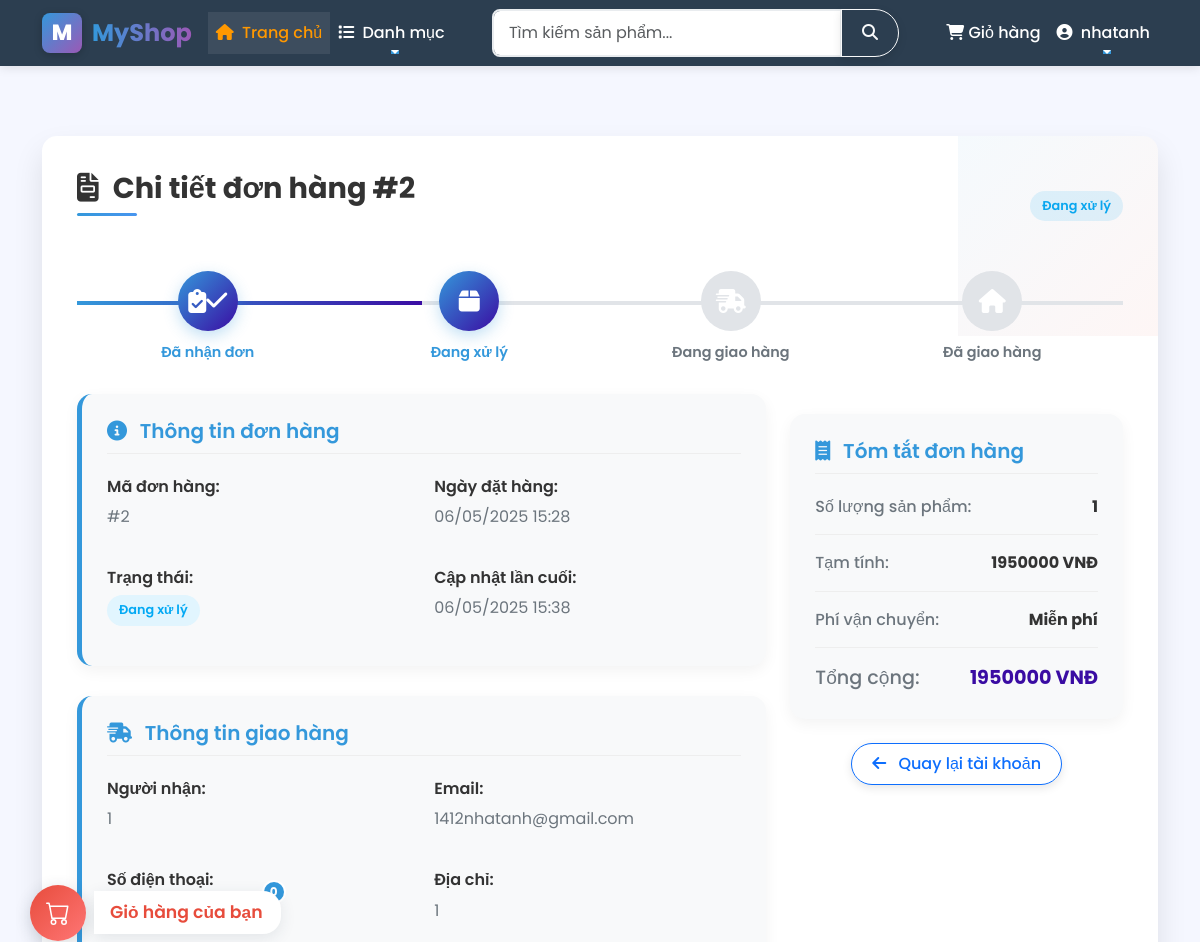
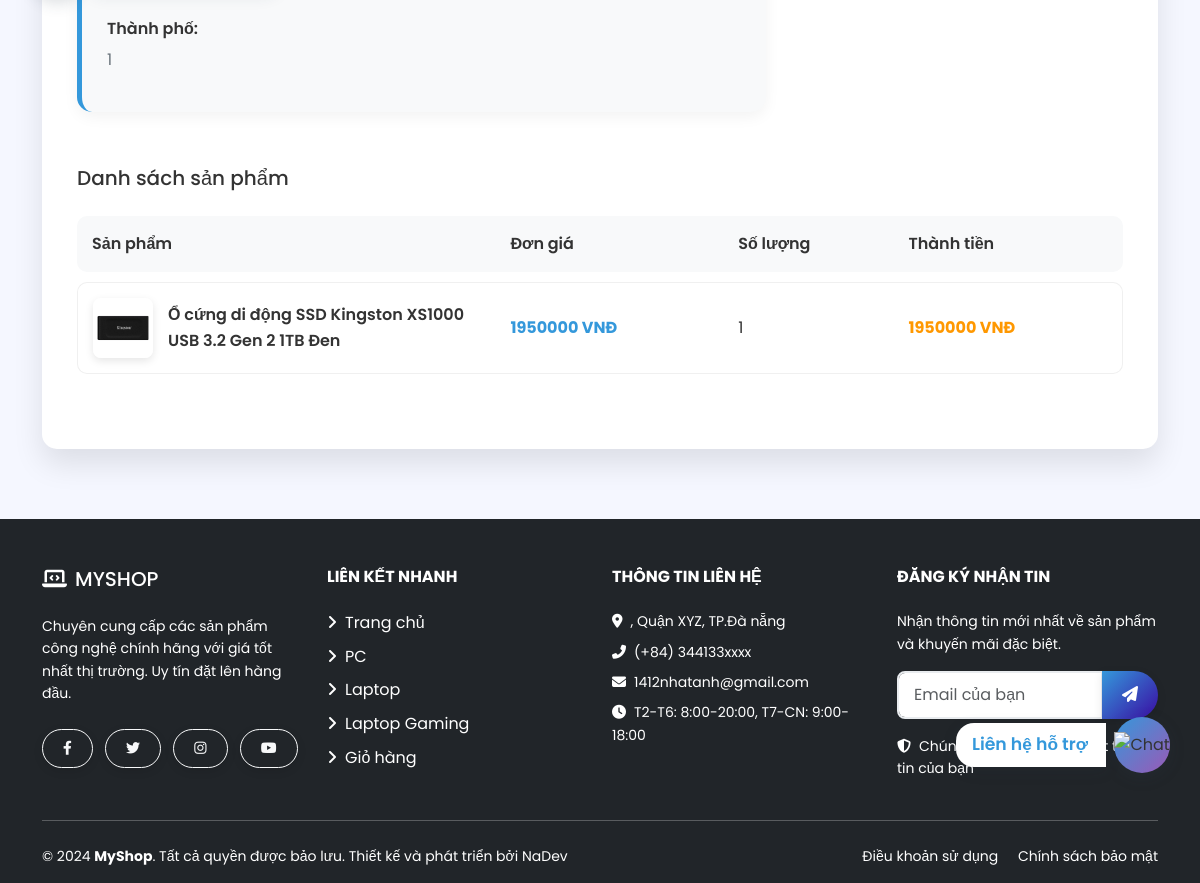
The page /order/2/ (signed in) on the database its author committed (2 pictures, top to bottom).
### shop/models.py (models this page shows, shortened)
class Order(models.Model):
    STATUS_CHOICES = (
        ('pending', 'Chờ xác nhận'),
        ('processing', 'Đang xử lý'),
        ('shipped', 'Đang giao hàng'),
        ('delivered', 'Đã giao hàng'),
        ('cancelled', 'Đã hủy'),
    )
    user = models.ForeignKey(User, on_delete=models.CASCADE, related_name='orders')
    full_name = models.CharField(max_length=100)
    email = models.EmailField()
    phone = models.CharField(max_length=15)
    address = models.TextField()
    city = models.CharField(max_length=100)
    status = models.CharField(max_length=20, choices=STATUS_CHOICES, default='pending')
    total_amount = models.DecimalField(max_digits=12, decimal_places=2)
    created_at = models.DateTimeField(auto_now_add=True)
    updated_at = models.DateTimeField(auto_now=True)
    class Meta:
        ordering = ['-created_at']
    @property
    def get_status_display_vi(self):
        status_map = dict(self.STATUS_CHOICES)
        return status_map.get(self.status, self.status)

class OrderItem(models.Model):
    order = models.ForeignKey(Order, on_delete=models.CASCADE, related_name='items')
    product = models.ForeignKey(Product, on_delete=models.SET_NULL, null=True)
    product_name = models.CharField(max_length=200)  # Lưu tên sản phẩm để phòng trường hợp sản phẩm bị xóa
    product_price = models.DecimalField(max_digits=10, decimal_places=2)  # Lưu giá sản phẩm tại thời điểm mua
    quantity = models.PositiveIntegerField(default=1)
    @property
    def get_total(self):
        return self.product_price * self.quantity

class Product(models.Model):
    CATEGORY_CHOICES = [
        ('PC', 'PC'),
        ('Laptop', 'Laptop'),
        ('Laptop Gaming', 'Laptop Gaming'),
        ('Laptop office', 'Laptop Văn Phòng'),
        ('phụ kiện máy tính', 'Phụ kiện máy tính'),
    ]
    name = models.CharField(max_length=200)
    category = models.CharField(max_length=20, choices=CATEGORY_CHOICES)
    price = models.DecimalField(max_digits=10, decimal_places=2)
    description = models.TextField()
    image = models.ImageField(upload_to='products/')
    created_at = models.DateTimeField(auto_now_add=True)
    colors = models.CharField(max_length=200, blank=True, help_text="Các màu sắc, phân cách bằng dấu phẩy")
    rating = models.DecimalField(max_digits=3, decimal_places=1, default=0.0,
                               help_text="Đánh giá trung bình (0.0-5.0)")
    rating_count = models.IntegerField(default=0, help_text="Số lượng đánh giá")

### shop/views.py (the view)
# urls.py: path('order/<int:order_id>/', order_detail, name='order_detail'),
@login_required(login_url='login')
def order_detail(request, order_id):
    order = get_object_or_404(Order, id=order_id, user=request.user)
    order_items = OrderItem.objects.filter(order=order)
    context = {
        'order': order,
        'order_items': order_items,
    }
    return render(request, 'shop/order_detail.html', context)

### shop/templates/shop/order_detail.html (shortened to what this page needs)
{% extends 'shop/base.html' %}
{% load static %}
{% block content %}
<div class="order-detail-section">
    <div class="d-flex justify-content-between align-items-center mb-4">
        <h1 class="page-title">
            <i class="fas fa-file-invoice me-2"></i> Chi tiết đơn hàng #{{ order.id }}
        </h1>
        <span class="status-badge status-{{ order.status }}">
            {{ order.get_status_display_vi }}
        </span>
    </div>
    <div class="progress-track-container">
        <div class="progress-track">
            <div class="progress-line" id="progress-line"></div>
            <div class="progress-step {% if order.status == 'pending' or order.status == 'processing' or order.status == 'shipped' or order.status == 'delivered' %}active{% endif %} {% if order.status == 'processing' or order.status == 'shipped' or order.status == 'delivered' %}completed{% endif %}" data-step="1">
                <div class="progress-step-icon">
                    <i class="fas fa-clipboard-check"></i>
                </div>
                <div class="progress-step-text">Đã nhận đơn</div>
            </div>
            <div class="progress-step {% if order.status == 'processing' or order.status == 'shipped' or order.status == 'delivered' %}active{% endif %} " data-step="2">
                <div class="progress-step-icon">
                    <i class="fas fa-box"></i>
                </div>
                <div class="progress-step-text">Đang xử lý</div>
            </div>
            <div class="progress-step {% if order.status == 'shipped' or order.status == 'delivered' %}active{% endif %} {% if order.status == 'delivered' %}completed{% endif %}" data-step="3">
                <div class="progress-step-icon">
                    <i class="fas fa-shipping-fast"></i>
                </div>
                <div class="progress-step-text">Đang giao hàng</div>
            </div>
            <div class="progress-step {% if order.status == 'delivered' %}active completed{% endif %}" data-step="4">
                <div class="progress-step-icon">
                    <i class="fas fa-home"></i>
                </div>
                <div class="progress-step-text">Đã giao hàng</div>
            </div>
        </div>
    </div>
    <div class="row">
        <div class="col-lg-8">
            <div class="order-info-card">
                <h5 class="order-info-title">
                    <i class="fas fa-info-circle me-2"></i> Thông tin đơn hàng
                </h5>
                <div class="info-grid">
                    <div class="info-item">
                        <span class="info-label">Mã đơn hàng:</span>
                        <span class="info-value">#{{ order.id }}</span>
                    </div>
                    <div class="info-item">
                        <span class="info-label">Ngày đặt hàng:</span>
                        <span class="info-value">{{ order.created_at|date:"d/m/Y H:i" }}</span>
                    </div>
                    <div class="info-item">
                        <span class="info-label">Trạng thái:</span>
                        <span class="status-badge status-{{ order.status }}">
                            {{ order.get_status_display_vi }}
                        </span>
                    </div>
                    <div class="info-item">
                        <span class="info-label">Cập nhật lần cuối:</span>
                        <span class="info-value">{{ order.updated_at|date:"d/m/Y H:i" }}</span>
                    </div>
                </div>
            </div>
            <div class="order-info-card">
                <h5 class="order-info-title">
                    <i class="fas fa-shipping-fast me-2"></i> Thông tin giao hàng
                </h5>
                <div class="info-grid">
                    <div class="info-item">
                        <span class="info-label">Người nhận:</span>
                        <span class="info-value">{{ order.full_name }}</span>
                    </div>
                    <div class="info-item">
                        <span class="info-label">Email:</span>
                        <span class="info-value">{{ order.email }}</span>
                    </div>
                    <div class="info-item">
                        <span class="info-label">Số điện thoại:</span>
                        <span class="info-value">{{ order.phone }}</span>
                    </div>
                    <div class="info-item">
                        <span class="info-label">Địa chỉ:</span>
                        <span class="info-value">{{ order.address }}</span>
                    </div>
                    <div class="info-item">
                        <span class="info-label">Thành phố:</span>
                        <span class="info-value">{{ order.city }}</span>
                    </div>
                </div>
            </div>
        </div>
        <div class="col-lg-4">
            <div class="order-summary">
                <h5 class="order-info-title">
                    <i class="fas fa-receipt me-2"></i> Tóm tắt đơn hàng
                </h5>
                <div class="summary-item">
                    <div class="summary-label">Số lượng sản phẩm:</div>
                    <div class="summary-value">{{ order_items.count }}</div>
                </div>
                <div class="summary-item">
                    <div class="summary-label">Tạm tính:</div>
                    <div class="summary-value">{{ order.total_amount|floatformat:0 }} VNĐ</div>
                </div>
                <div class="summary-item">
                    <div class="summary-label">Phí vận chuyển:</div>
                    <div class="summary-value">Miễn phí</div>
                </div>
                <div class="summary-item total-row">
                    <div class="summary-label">Tổng cộng:</div>
                    <div class="summary-value">{{ order.total_amount|floatformat:0 }} VNĐ</div>
                </div>
            </div>
            <div class="text-center mt-4">
                <a href="{% url 'user_account' %}" class="btn btn-outline-primary">
                    <i class="fas fa-arrow-left me-2"></i> Quay lại tài khoản
                </a>
            </div>
        </div>
    </div>
    <h5 class="mt-4 mb-3">Danh sách sản phẩm</h5>
    <div class="table-responsive">
        <table class="products-table">
            <thead>
                <tr>
                    <th style="width: 40%;">Sản phẩm</th>
                    <th>Đơn giá</th>
                    <th>Số lượng</th>
                    <th>Thành tiền</th>
                </tr>
            </thead>
            <tbody>
                {% for item in order_items %}
                <tr>
                    <td>
                        <div class="product-info">
                            {% if item.product and item.product.image %}
                                <img src="{{ item.product.image.url }}" alt="{{ item.product_name }}" class="product-img">
                            {% else %}
                                <img src="{% static 'images/default-product.png' %}" alt="{{ item.product_name }}" class="product-img">
                            {% endif %}
                            <span class="product-name">{{ item.product_name }}</span>
                        </div>
                    </td>
                    <td class="price">{{ item.product_price|floatformat:0 }} VNĐ</td>
                    <td>{{ item.quantity }}</td>
                    <td class="total-price">{{ item.get_total|floatformat:0 }} VNĐ</td>
                </tr>
                {% endfor %}
            </tbody>
        </table>
    </div>
</div>
{% endblock %}

### shop/templates/shop/includes/navbar.html (shortened to what this page needs)
{% load static %}
<nav class="navbar navbar-expand-lg sticky-top navbar-dark bg-dark">
    <div class="container">
        <a class="navbar-brand d-flex align-items-center" href="{% url 'home' %}">
            <div class="logo-container d-flex align-items-center justify-content-center" style="background: linear-gradient(135deg, #3498db, #9b59b6); width: 40px; height: 40px; border-radius: 8px; margin-right: 10px; box-shadow: 0 2px 8px rgba(0,0,0,0.2); transition: transform 0.3s;">
                <span style="font-weight: 800; color: white; font-size: 22px;">M</span>
            </div>
            <span style="font-weight: 700; font-size: 1.5rem; color: #fff; background: linear-gradient(90deg, #3498db, #9b59b6); -webkit-background-clip: text; -webkit-text-fill-color: transparent;">MyShop</span>
        </a>
        <div class="collapse navbar-collapse" id="navbarMain">
            <ul class="navbar-nav me-auto mb-2 mb-lg-0">
                <li class="nav-item">
                    <a class="nav-link active" href="{% url 'home' %}">
                        <i class="fas fa-home me-1"></i> Trang chủ
                    </a>
                </li>
                <li class="nav-item dropdown">
                    <a class="nav-link dropdown-toggle" href="#" id="navbarDropdown" role="button" data-bs-toggle="dropdown" aria-expanded="false">
                        <i class="fas fa-list me-1"></i> Danh mục
                    </a>
                </li>
            </ul>
            <form class="d-flex mx-auto" action="{% url 'product_list' %}" method="get">
                <div class="input-group">
                    <input class="form-control search-input" type="search" placeholder="Tìm kiếm sản phẩm..." aria-label="Search" name="search" value="{% if search %}{{ search }}{% endif %}">
                    <button class="btn btn-outline-light" type="submit">
                        <i class="fas fa-search"></i>
                    </button>
                </div>
            </form>
            <ul class="navbar-nav ms-auto mb-2 mb-lg-0">
                <li class="nav-item">
                    <a class="nav-link position-relative cart-link" href="{% url 'view_cart' %}">
                        <i class="fas fa-shopping-cart"></i> Giỏ hàng
                    </a>
                </li>
                {% if user.is_authenticated %}
                    <li class="nav-item dropdown">
                        <a class="nav-link dropdown-toggle user-link" href="#" id="userDropdown" role="button" data-bs-toggle="dropdown" aria-expanded="false">
                            <i class="fas fa-user-circle me-1"></i> {{ user.username }}
                        </a>
                    </li>
                {% endif %}
            </ul>
        </div>
    </div>
</nav>

### rows shown on the page
Order: id "2", get_status_display_vi "Đang xử lý", created_at "06/05/2025 15:28", updated_at "06/05/2025 15:38", full_name "1", email "1412nhatanh@gmail.com", address "1", city "1", total_amount "1950000"
OrderItem: product.image (picture), product_name "Ổ cứng di động SSD Kingston XS1000 USB 3.2 Gen 2 1TB Đen", product_price "1950000", quantity "1", get_total "1950000"

### other values the page prints
{{ user.username }} "nhatanh"
{{ order_items.count }} "1"
